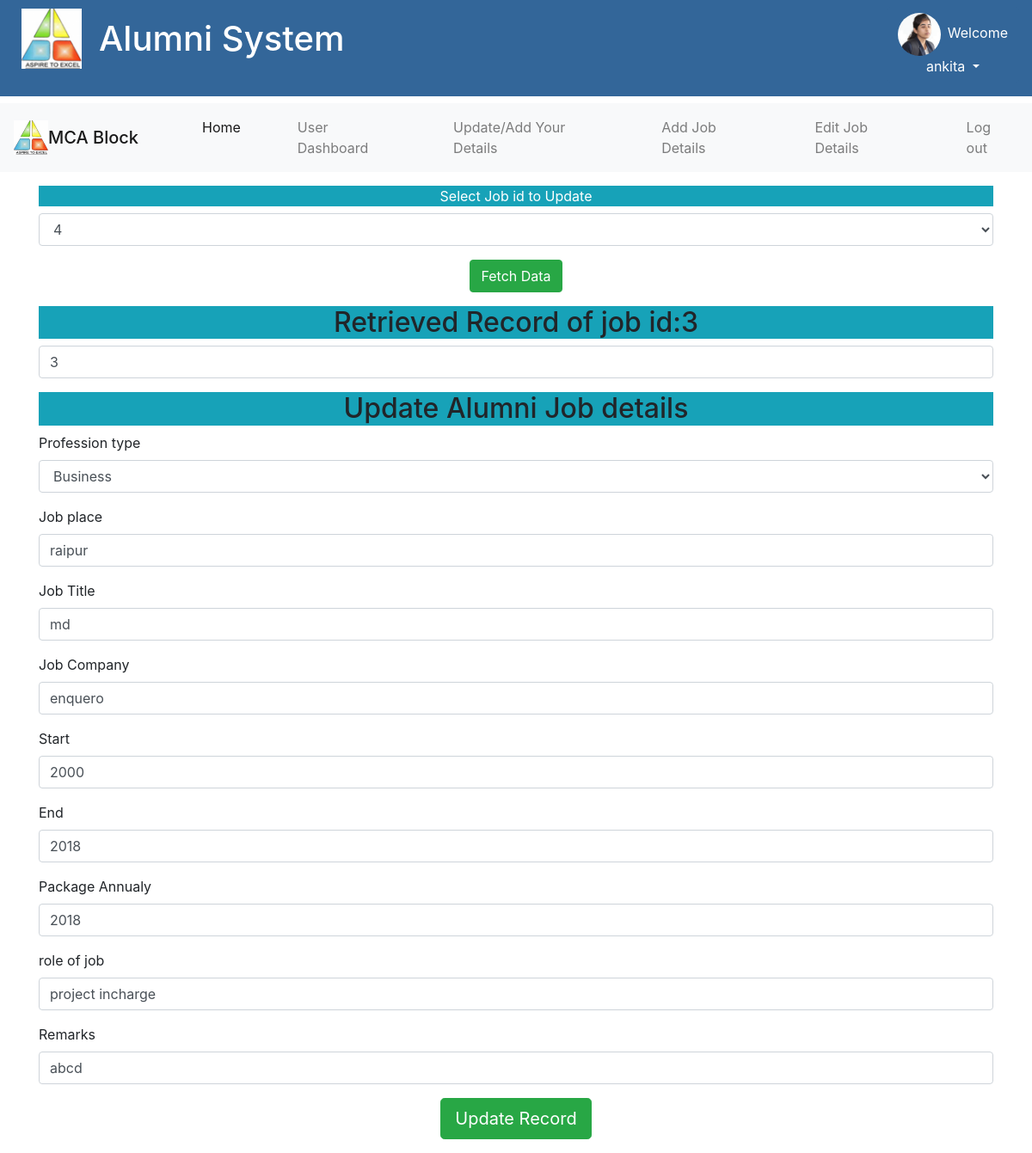
The app's page /UpdateJobDetails.php?txtJobID=3 (signed in) with its own data.
### tables this page shows
CREATE TABLE `student_details` (
  `sid` int(11) NOT NULL AUTO_INCREMENT,
  `rollno` bigint(20) NOT NULL,
  `sname` varchar(100) NOT NULL,
  `branch` varchar(50) NOT NULL,
  `mobile` varchar(20) NOT NULL,
  `email` varchar(100) NOT NULL,
  `batch` varchar(50) NOT NULL,
  `gender` varchar(20) NOT NULL,
  `username` varchar(100) NOT NULL,
  `password` varchar(30) NOT NULL,
  `f_name` varchar(50) DEFAULT NULL,
  `dob` varchar(50) NOT NULL,
  `address` varchar(200) NOT NULL,
  `city` varchar(50) DEFAULT NULL,
  `state` varchar(100) NOT NULL,
  `country` varchar(100) DEFAULT NULL,
  `image` varchar(50) NOT NULL,
  PRIMARY KEY (`sid`)
);

CREATE TABLE `job_details` (
  `jobid` int(11) NOT NULL AUTO_INCREMENT,
  `sid` int(11) NOT NULL,
  `type` varchar(50) NOT NULL,
  `job_place` varchar(100) DEFAULT NULL,
  `job_title` varchar(100) DEFAULT NULL,
  `job_company` varchar(100) DEFAULT NULL,
  `start_date` varchar(20) DEFAULT NULL,
  `end_date` varchar(20) DEFAULT NULL,
  `package` varchar(100) DEFAULT NULL,
  `job_role` varchar(100) DEFAULT NULL,
  `remark` varchar(200) DEFAULT NULL,
  PRIMARY KEY (`jobid`)
);

### UpdateJobDetails.php (the view, shortened to what this page needs)
<?php session_start();
if (isset($_SESSION["name"]) && isset($_SESSION["uname"]) && isset($_SESSION["rollNo"]) && isset($_SESSION["branch"]))
{
    $roll = $_SESSION["rollNo"];
}
?>
<?php
    include 'db.php';
    $jid = $_REQUEST["txtJobID"];
    $qry = "SELECT * FROM `job_details` WHERE jobid='$jid'";
    if ($result = mysqli_query($con, $qry))
     {
        $row = mysqli_fetch_array($result);
        $j=$row["jobid"];
        $jobType = $row["type"];
        $jobPlace = $row["job_place"];
        $jobtitle = $row["job_title"];
        $job_c = $row["job_company"];
        $startDate = $row["start_date"];
        $endDate = $row["end_date"];
        $package = $row["package"];
        $jobRole = $row["job_role"];
        $remark = $row["remark"];
    }
     else {
        echo "<p class='d-block btn-warning'>Failed to retrieve data !please add details first.</p>";
   }
?>
<html lang="en">
<head>
    <link rel="stylesheet" href="https://stackpath.bootstrapcdn.com/bootstrap/4.1.3/css/bootstrap.min.css">
    <link rel="stylesheet" href="https://use.fontawesome.com/releases/v5.7.2/css/all.css">
    <link rel="stylesheet" type="text/css" href="css/style.css">
</head>
<body>
    <?php include 'UserSetup.php';  ?>
    <?php include 'MenuBarAlumni.php'; ?>
    <div class="container">
        <div class="row">
            <div class="col-md-12">
                <form name="studentform" action="UpdateJobDetails.php" method="POST">
                    <div class="form-group">
                        <label class="d-block bg-info mt-3" style="color:#fff;text-align:center;">Select Job id to Update</label>
                        <select class="form-control" name="txtJobID">
                            <?php
                            include 'db.php';
                            $qry = "SELECT * FROM student_details as s , job_details as a WHERE a.sid=s.sid and s.rollno='$roll'";
                            $result = mysqli_query($con, $qry);
                            if (mysqli_affected_rows($con) > 0) {
                                while ($row = mysqli_fetch_array($result)) {
                                    echo "<option value='" . $row["jobid"] . "'>" . $row["jobid"] . "</option>";
                                }
                            }
                            ?>
                        </select>
                    </div>
                    <center> <button type="submit" name="btnFetch" class="btn btn btn-success">Fetch Data</button></center>
                    <h2 class="d-block bg-info mt-3" style="text-align:center;">Retrieved Record of job id:<?php echo "$j"; ?> </h2>
                    <input type="text" name="txtHidJobid" class="form-control" value="<?php echo "$j"; ?>">
                    <h2 class="d-block bg-info mt-3" style="text-align:center;">Update Alumni Job details </h2>
                    <div class="form-group">
                        <label>Profession type</label>
                        <select name="txttype" value="<?php echo "$jobType"; ?>" class="form-control">
                            <option value="Business">Business</option>
                        </select>
                    </div>
                    <div class="form-group">
                        <label>Job place</label>
                        <input type="text" name="txtjp" class="form-control" value="<?php echo "$jobPlace"; ?>">
                    </div>
                    <div class=" form-group">
                        <label>Job Title</label>
                        <input type="text" name="txtjobtitle" class="form-control" value="<?php echo "$jobtitle"; ?>">
                    </div>
                    <div class="form-group">
                        <label>Job Company</label>
                        <input type="text" name="txtjc" class="form-control" value="<?php echo "$job_c"; ?>">
                    </div>
                    <div class="form-group">
                        <label>Start</label>
                        <input type="text" name="txtstart" class="form-control" value="<?php echo "$startDate"; ?>">
                    </div>
                    <div class="form-group">
                        <label>End</label>
                        <input type="text" name="txtend" class="form-control" value="<?php echo "$endDate"; ?>">
                    </div>
                    <div class="form-group">
                        <label>Package Annualy</label>
                        <input type="text" name="txtPackage" class="form-control" value="<?php echo "$package"; ?>">
                    </div>
                    <div class="form-group">
                        <label>role of job</label>
                        <input type="text" name="txtjobrole" class="form-control" value="<?php echo "$jobRole"; ?>">
                    </div>
                    <div class="form-group">
                        <label>Remarks</label>
                        <input type="text" name="txtremark" class="form-control" value="<?php echo "$remark"; ?>">
                    </div>
                    <div class="form-group">
                        <center><input type="submit" name="btnUpdate" class="btn btn-success btn-lg" value="Update Record"></center>
                    </div>
                </form>
            </div>
        </div>
    </div>
</body>
</html>

### UserSetup.php (shortened to what this page needs)
<?php
include 'db.php';
if(isset($_SESSION["uname"])  && isset($_SESSION["rollNo"]) && isset($_SESSION["branch"])) {
    $uname = $_SESSION["uname"];
    $rolln= $_SESSION["rollNo"] ;
}
$qry = "SELECT * FROM `student_details` WHERE rollno='$rolln'";
$result = mysqli_query($con, $qry);
if (mysqli_affected_rows($con) > 0) {
    $row = mysqli_fetch_array($result);
    $pho = $row["image"];
    $uname = $row[8];
} else
    echo "Error" . mysqli_error($con);
?>
<DIV class="container-fluid mb-2" style="background-color:#336699;">
    <DIV class="row">
        <DIV class="col-md-8">
            <img style="float:left;width:80px;
      height:80px;
      padding-top:10px;
      padding-left: 10px;
      float:left;" class="d-none d-sm-block img img-responsive" src="images/logo2.png">
            <h1 class="" style=" color:#ffffff;
     margin-left: 20px;
     float:left;
     line-height:90px;">Alumni System</h1>
        </DIV>
        <DIV class="col-md-4">
            <div class="dropdown mt-2" style="float:right;">
                <button class="btn dropdown-toggle btnHover"  type="button" data-toggle="dropdown" aria-expanded="false">
                    <?php echo "<img class='rounded-circle mr-2' src='uploads/" . $pho . "' width=50 height=50>"; ?><?php echo "Welcome<br>$uname"; ?>
                </button>
            </DIV>
        </DIV>
    </DIV>
</DIV>

### css/style.css (style rules this page uses)
* { padding: 0; margin: 0; }

### UpdateJobDetails.php (style rules this page uses)
* { padding: 0px; margin: 0px; }

### UserSetup.php (style rules this page uses)
.btnHover { background-color: #336699; color: #fff; }

### records on screen
student_details: image (picture), username "ankita"
job_details: jobid "3", txtHidJobid "3", txttype "Business", txtjp "raipur", txtjobtitle "md", txtjc "enquero", txtstart "2000", txtend "2018", txtPackage "2018", txtjobrole "project incharge", txtremark "abcd"

### other values on screen
form field txtJobID "4"
